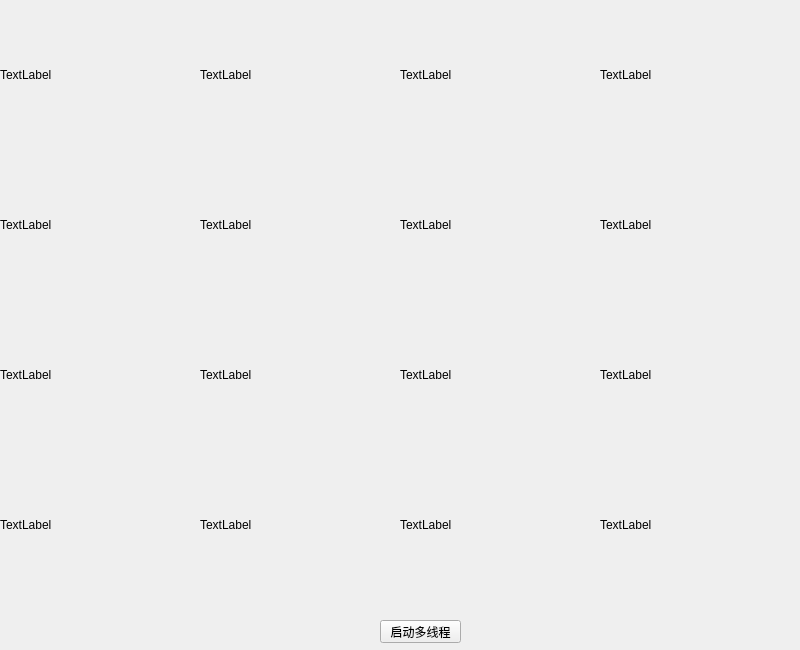
<?xml version="1.0" encoding="UTF-8"?>
<ui version="4.0">
 <class>Widget</class>
 <widget class="QWidget" name="Widget">
  <property name="geometry">
   <rect>
    <x>0</x>
    <y>0</y>
    <width>800</width>
    <height>650</height>
   </rect>
  </property>
  <property name="windowTitle">
   <string>Widget</string>
  </property>
  <widget class="QPushButton" name="pushButton">
   <property name="geometry">
    <rect>
     <x>380</x>
     <y>620</y>
     <width>81</width>
     <height>23</height>
    </rect>
   </property>
   <property name="text">
    <string>启动多线程</string>
   </property>
  </widget>
  <widget class="QLabel" name="label1">
   <property name="geometry">
    <rect>
     <x>0</x>
     <y>0</y>
     <width>200</width>
     <height>150</height>
    </rect>
   </property>
   <property name="text">
    <string>TextLabel</string>
   </property>
   <property name="scaledContents">
    <bool>false</bool>
   </property>
  </widget>
  <widget class="QLabel" name="label2">
   <property name="geometry">
    <rect>
     <x>200</x>
     <y>0</y>
     <width>200</width>
     <height>150</height>
    </rect>
   </property>
   <property name="text">
    <string>TextLabel</string>
   </property>
   <property name="scaledContents">
    <bool>false</bool>
   </property>
  </widget>
  <widget class="QLabel" name="label3">
   <property name="geometry">
    <rect>
     <x>400</x>
     <y>0</y>
     <width>200</width>
     <height>150</height>
    </rect>
   </property>
   <property name="text">
    <string>TextLabel</string>
   </property>
   <property name="scaledContents">
    <bool>false</bool>
   </property>
  </widget>
  <widget class="QLabel" name="label4">
   <property name="geometry">
    <rect>
     <x>600</x>
     <y>0</y>
     <width>200</width>
     <height>150</height>
    </rect>
   </property>
   <property name="text">
    <string>TextLabel</string>
   </property>
   <property name="scaledContents">
    <bool>false</bool>
   </property>
  </widget>
  <widget class="QLabel" name="label8">
   <property name="geometry">
    <rect>
     <x>600</x>
     <y>150</y>
     <width>200</width>
     <height>150</height>
    </rect>
   </property>
   <property name="text">
    <string>TextLabel</string>
   </property>
   <property name="scaledContents">
    <bool>false</bool>
   </property>
  </widget>
  <widget class="QLabel" name="label6">
   <property name="geometry">
    <rect>
     <x>200</x>
     <y>150</y>
     <width>200</width>
     <height>150</height>
    </rect>
   </property>
   <property name="text">
    <string>TextLabel</string>
   </property>
   <property name="scaledContents">
    <bool>false</bool>
   </property>
  </widget>
  <widget class="QLabel" name="label5">
   <property name="geometry">
    <rect>
     <x>0</x>
     <y>150</y>
     <width>200</width>
     <height>150</height>
    </rect>
   </property>
   <property name="text">
    <string>TextLabel</string>
   </property>
   <property name="scaledContents">
    <bool>false</bool>
   </property>
  </widget>
  <widget class="QLabel" name="label7">
   <property name="geometry">
    <rect>
     <x>400</x>
     <y>150</y>
     <width>200</width>
     <height>150</height>
    </rect>
   </property>
   <property name="text">
    <string>TextLabel</string>
   </property>
   <property name="scaledContents">
    <bool>false</bool>
   </property>
  </widget>
  <widget class="QLabel" name="label12">
   <property name="geometry">
    <rect>
     <x>600</x>
     <y>300</y>
     <width>200</width>
     <height>150</height>
    </rect>
   </property>
   <property name="text">
    <string>TextLabel</string>
   </property>
   <property name="scaledContents">
    <bool>true</bool>
   </property>
  </widget>
  <widget class="QLabel" name="label10">
   <property name="geometry">
    <rect>
     <x>200</x>
     <y>300</y>
     <width>200</width>
     <height>150</height>
    </rect>
   </property>
   <property name="text">
    <string>TextLabel</string>
   </property>
   <property name="scaledContents">
    <bool>true</bool>
   </property>
  </widget>
  <widget class="QLabel" name="label11">
   <property name="geometry">
    <rect>
     <x>400</x>
     <y>300</y>
     <width>200</width>
     <height>150</height>
    </rect>
   </property>
   <property name="text">
    <string>TextLabel</string>
   </property>
   <property name="scaledContents">
    <bool>true</bool>
   </property>
  </widget>
  <widget class="QLabel" name="label9">
   <property name="geometry">
    <rect>
     <x>0</x>
     <y>300</y>
     <width>200</width>
     <height>150</height>
    </rect>
   </property>
   <property name="text">
    <string>TextLabel</string>
   </property>
   <property name="scaledContents">
    <bool>true</bool>
   </property>
  </widget>
  <widget class="QLabel" name="label16">
   <property name="geometry">
    <rect>
     <x>600</x>
     <y>450</y>
     <width>200</width>
     <height>150</height>
    </rect>
   </property>
   <property name="text">
    <string>TextLabel</string>
   </property>
   <property name="scaledContents">
    <bool>true</bool>
   </property>
  </widget>
  <widget class="QLabel" name="label13">
   <property name="geometry">
    <rect>
     <x>0</x>
     <y>450</y>
     <width>200</width>
     <height>150</height>
    </rect>
   </property>
   <property name="text">
    <string>TextLabel</string>
   </property>
   <property name="scaledContents">
    <bool>true</bool>
   </property>
  </widget>
  <widget class="QLabel" name="label14">
   <property name="geometry">
    <rect>
     <x>200</x>
     <y>450</y>
     <width>200</width>
     <height>150</height>
    </rect>
   </property>
   <property name="text">
    <string>TextLabel</string>
   </property>
   <property name="scaledContents">
    <bool>true</bool>
   </property>
  </widget>
  <widget class="QLabel" name="label15">
   <property name="geometry">
    <rect>
     <x>400</x>
     <y>450</y>
     <width>200</width>
     <height>150</height>
    </rect>
   </property>
   <property name="text">
    <string>TextLabel</string>
   </property>
   <property name="scaledContents">
    <bool>true</bool>
   </property>
  </widget>
 </widget>
 <layoutdefault spacing="6" margin="11"/>
 <resources/>
 <connections/>
</ui>
